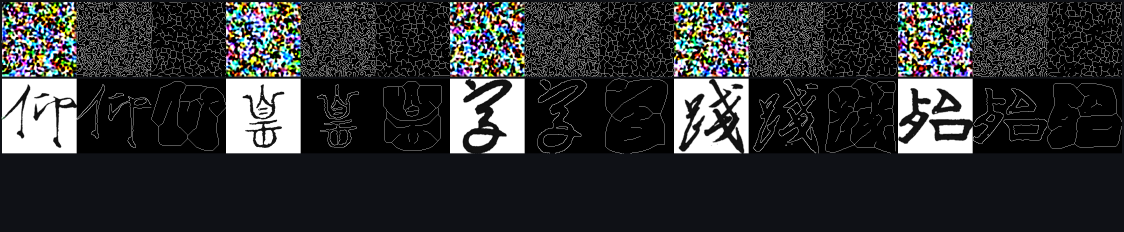
#> input picture tools/eval_poster_test.png, 3372 x 696 px (shown at 1/3 size)
$ python -i make_eval_poster.py   (imports and definitions only)
#> lines starting #> are read from the running program, lines starting #| are printed output that depends on the picture; after the words box and inside, x2 and y2 are one past the last pixel; in counts of white or black regions, pixels touching at a corner belong together
#> further down, picture is the input picture: PIL image 3372x696 RGB; mean R, G, B 48.9, 50.3, 51.6
#!/usr/bin/env python
# -*- coding: utf-8 -*-
"""本地生成 eval 历史取样海报（与远程 GT 的 canny/skel 完全一致的算法）。

布局（一行 = 一个 ckpt，时间升序向下延伸，永不爆掉）：
  每行：show5(5 个 unseen 样本) + seen5(5 个训练样本) = 10 样本，
        每样本占 3 格 = sample | canny | skel  ->  每行 30 格
  顶部一行：分组标签（SHOW5 / SEEN5，附样本序号+字形）
  最后一行：GT（show5 用远程真值图 / seen5 用 seen_samples 里的 gt），只一行。

算法（复刻远程 gen_canny_skel.py，保证与训练监督完全一致）：
  canny : 灰度 Rec.601(0.299R+0.587G+0.114B) -> Sobel 幅值 sqrt(gx^2+gy^2) > 150 -> 255
  skel  : 灰度 >127 二值化，均值>127 取反（适配白/黑底）-> Zhang-Suen 细化 -> 255
GT 行的 show5 canny/skel 直接用远程 final_canny/final_skeleton 真值图（不含计算）。

完整性约定（与 CPU eval 解耦，只渲染已完成 step）：
  只渲染带 samples.json 的 step 目录（eval 最后写 samples.json = 该 step 已画完）。
  show5 与 seen5 两侧都有 samples.json 的 step 才进海报，其余跳过。

数据源（远程拉回本地）：
  生成图(show5) : remote_eval_samples/<exp>/eval_samples/stepXXXXXX/sample{i}.png
  生成图(seen5) : remote_seen_samples/<exp>/seen_samples/stepXXXXXX/sample{i}.png
  GT真值(show5) : remote_gt/{id}.png  (id=240699 等，来自 final_canny/final_skeleton)
  GT真值(seen5) : seen_samples/stepXXXXXX/gt{i}.png

用法:
  python make_eval_poster.py --show5-dir <dir> --seen5-dir <dir> \
      [--gt-dir <remote_gt_dir>] [--show5-csv <csv>] [--seen5-csv <csv>] \
      [--exp <experiment>] [-o out.png]

  旧用法（仅 show5，5 列）仍兼容：
  python make_eval_poster.py <eval_samples_local_dir> [--gt-dir <dir>] [-o out.png]
"""
import os
import re
import sys
import csv
import glob
import argparse
import datetime
import json
import numpy as np
from PIL import Image, ImageDraw, ImageFont
import cv2
from skimage.morphology import skeletonize

CELL = 224
GAP = 6

BG = (15, 17, 22)
CELL_BG = (40, 40, 40)
GT_BG = (50, 50, 50)
GRID = (70, 78, 90)


def _step_key(d):
    m = re.search(r"step(\d+)", os.path.basename(d))
    return int(m.group(1)) if m else 0


# [9 lines left out: function _complete_step_dirs, not called in this run]


def _gray_bt601(pil_img):
    """与远程一致：Rec.601 (0.299R+0.587G+0.114B)，返回 float32 数组 [0,255]。"""
    a = np.asarray(pil_img.convert("RGB"), dtype=np.float32)
    return 0.299 * a[..., 0] + 0.587 * a[..., 1] + 0.114 * a[..., 2]
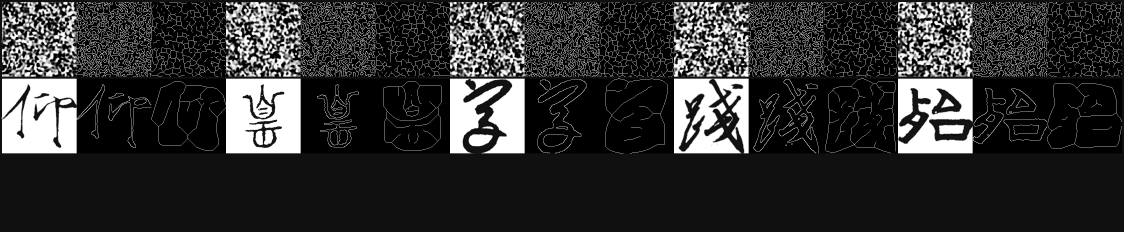
#> returned value: shape (696, 3372) float32 (shown at 1/3 size); min 0, max 255, mean 50.1


def canny_edges(pil_img):
    """复刻远程：Sobel 幅值 >150 直接二值（非 cv2.Canny）。"""
    gray = _gray_bt601(pil_img)
    kx = np.array([[-1, 0, 1], [-2, 0, 2], [-1, 0, 1]], dtype=np.float32)
    ky = np.array([[-1, -2, -1], [0, 0, 0], [1, 2, 1]], dtype=np.float32)
    gx = cv2.filter2D(gray, -1, kx, borderType=cv2.BORDER_REFLECT)
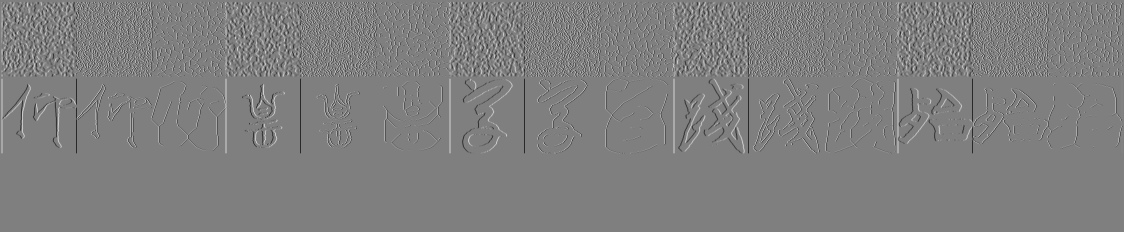
#> gx: shape (696, 3372) float32 (shown at 1/3 size); min -1020, max 1020, mean 0; drawn with min black and max white
    gy = cv2.filter2D(gray, -1, ky, borderType=cv2.BORDER_REFLECT)
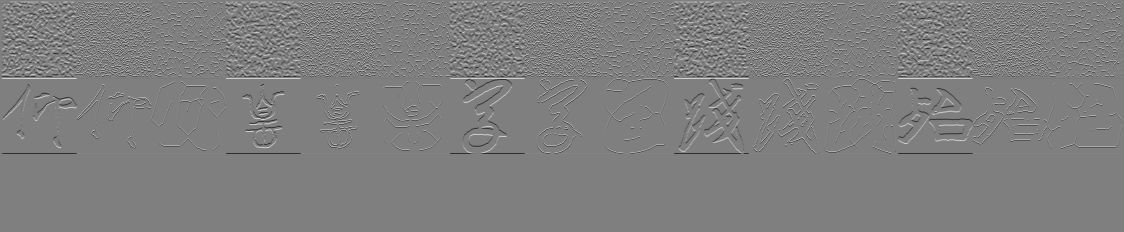
#> gy: shape (696, 3372) float32 (shown at 1/3 size); min -1020, max 1020, mean 0; drawn with min black and max white
    mag = np.sqrt(gx ** 2 + gy ** 2)
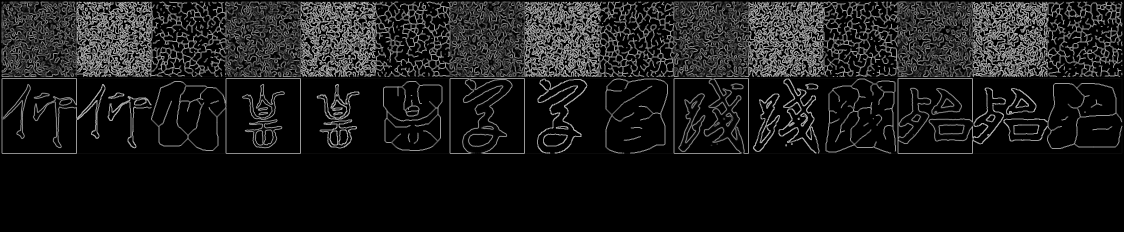
#> mag: shape (696, 3372) float32 (shown at 1/3 size); min 0, max 1140.4, mean 114.5; drawn with min black and max white
    bin_img = (mag > 150).astype(np.uint8) * 255
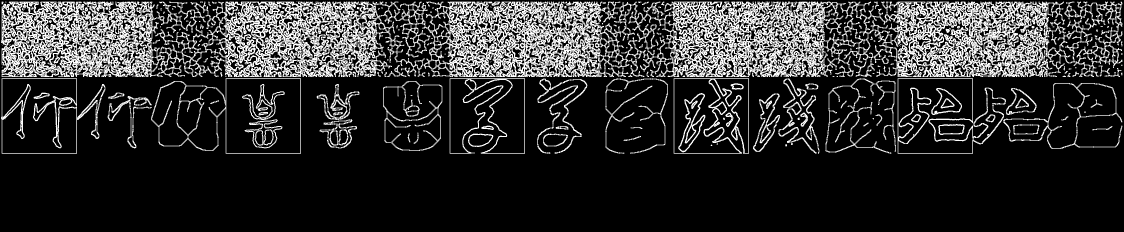
#> bin_img: shape (696, 3372) (shown at 1/3 size); 18.8% white; 248 white regions (96 under 20 px), largest, box (x1, y1, x2, y2) and area: (3, 5, 3197, 231) 342980, (3144, 5, 3367, 231) 10166, (3, 235, 316, 461) 7880
    return Image.fromarray(bin_img).convert("RGB")


# [34 lines left out: functions skeleton, _load_cell, _paste_cells, _find_group_meta, not called in this run]


# 本地字体路径（无远程依赖）：楷=simkai, 隶=SIMLI
STD_FONT = {
    "kai": r"C:\Windows\Fonts\simkai.ttf",
    "li":  r"C:\Windows\Fonts\SIMLI.TTF",
}


# [201 lines left out: functions _render_std_font, _detect_n, main, not called in this run]


# [2 lines not run here, left out]

>>> from PIL import Image
>>> picture = Image.open('eval_poster_test.png')
>>> result = canny_edges(picture)
